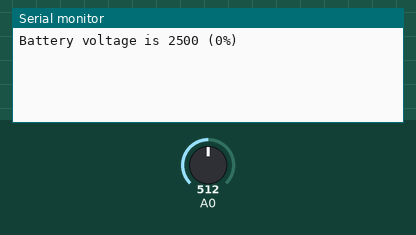
Recording of a sketch running on a simulated Arduino Uno, built with avr-gcc and run on an emulated ATmega328P. Parts: the last lines printed to the serial monitor. Inputs (shaded band) come from the test bench; at power-on: A0 = 512.

Above: at 1.8 s.
1.9 s: A0 set to 716
At 2.8 s:
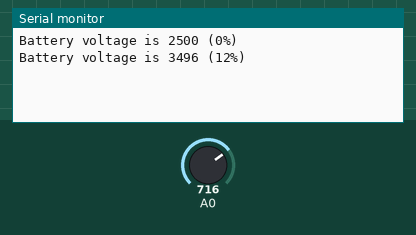
3.4 s: A0 set to 900
At 4.8 s:
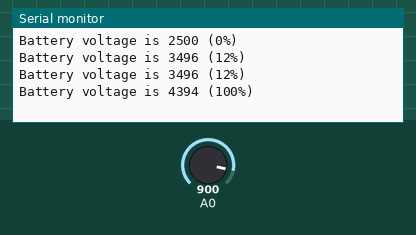
Timing chart, 0 to 6.4 s (numbered marks = the images above; inputs shaded):
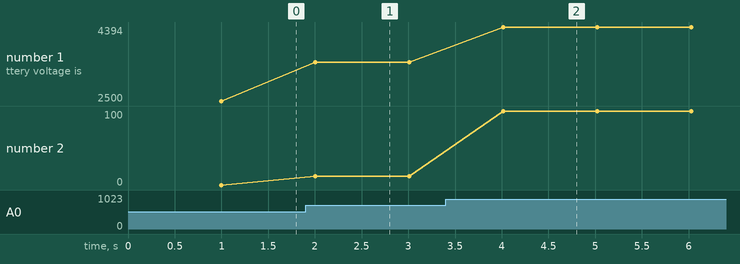

The sketch:

BatteryMonitor.ino
```cpp
#include <Battery.h>

Battery battery(3400, 4200, A0);
/**
 * 1 cell li-ion/li-poly battery wired to A0 before voltage booster, on demand sensing on pin 3, linear mapping function
 * https://github.com/rlogiacco/BatterySense#lesser-than-5v-with-voltage-booster
 **/
void setup() {
	Serial.begin(9600);
	while (!Serial);
	battery.begin(5000, 1.0);
}

void loop() {
	digitalWrite(13, HIGH);
	delay(500);
	digitalWrite(13, LOW);
	delay(500);

	Serial.print("Battery voltage is ");
	Serial.print(battery.voltage());
	Serial.print(" (");
	Serial.print(battery.level());
	Serial.println("%)");
}
```

Measured:
- after the input at 1.9 s, the serial monitor: prints a new line after 0.11 s (image 1)
- after the input at 3.4 s, the serial monitor: prints a new line after 0.62 s (image 2)
- plotted number 1: 2500 → 3496 after the input at 1.9 s, 3496 → 4394 after the input at 3.4 s
- plotted number 2: 0 → 12 after the input at 1.9 s, 12 → 100 after the input at 3.4 s
